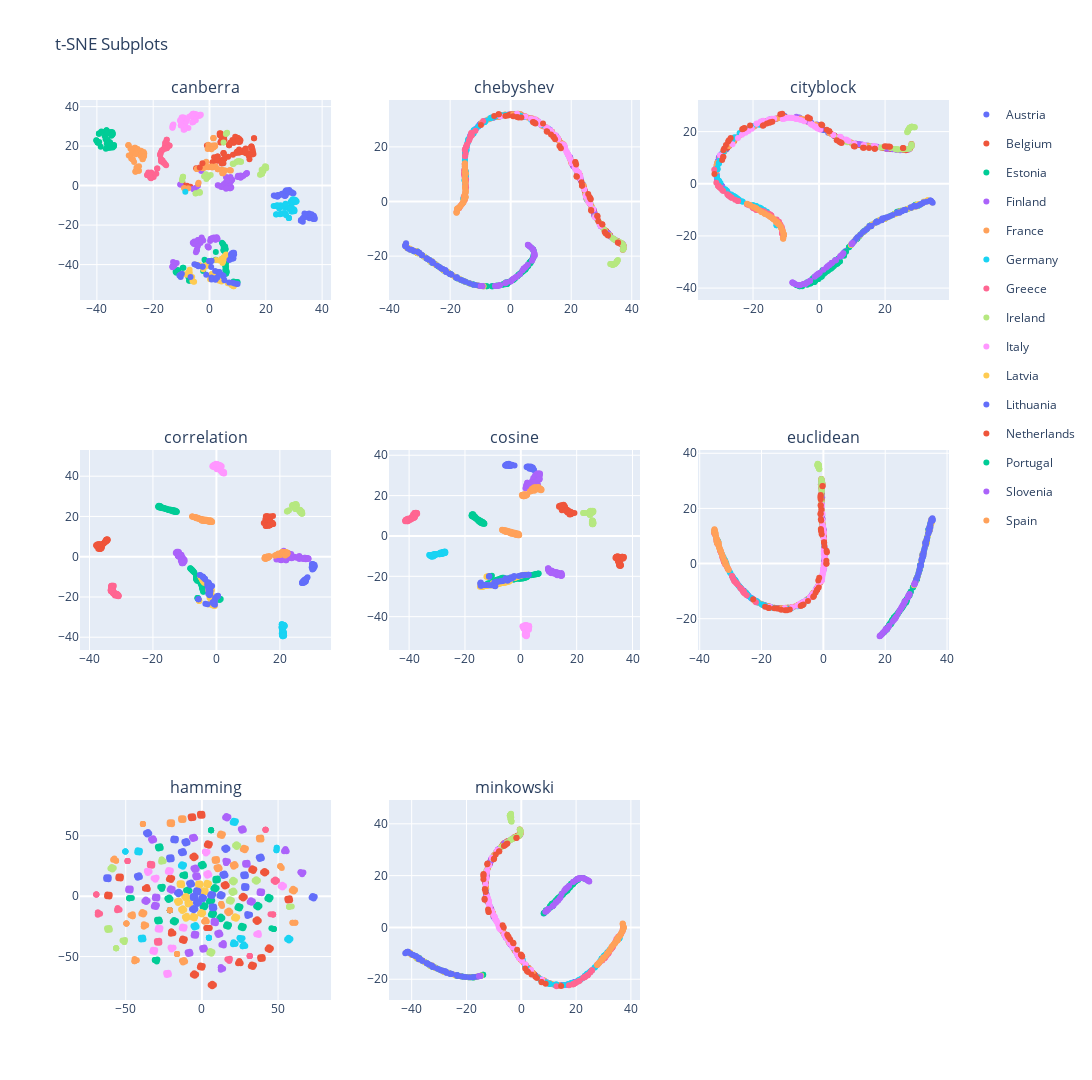

Here is the notebook cell this chart was saved with:
### Code cell
import plotly.express as px
import plotly.subplots as sp
import plotly.graph_objects as go

# def create_tsne_plots(X, y, dist_metrics):

dist_metrics = ["canberra", "chebyshev", "cityblock", "correlation", "cosine", "euclidean", "hamming", "minkowski"]

final_fig = sp.make_subplots(rows=3, cols=3,
    subplot_titles=dist_metrics)

for i in range(0, len(dist_metrics)):
    
    row_i = int(i/3) + 1
    col_i = i % 3 + 1

    tsne = TSNE(perplexity=30, n_components=2, learning_rate='auto', init='random', metric=dist_metrics[i])
    X_embedded = tsne.fit_transform(X)

    fig = px.scatter(X_embedded, x=X_embedded[:,0], y=X_embedded[:,1], color=y)

    if i != 0:
        for j in range(0, len(countries)):
            fig['data'][j]['showlegend'] = False

    fig_traces = []
    for trace in range(len(fig["data"])):
        fig_traces.append(fig["data"][trace])

    for traces in fig_traces:
        final_fig.append_trace(traces, row=row_i, col=col_i)

# final_fig.update_layout(height=4320, width=7680, title_text="t-SNE Subplots")
final_fig.update_layout(height=1080, width=1920, title_text="t-SNE Subplots")
final_fig.show()
